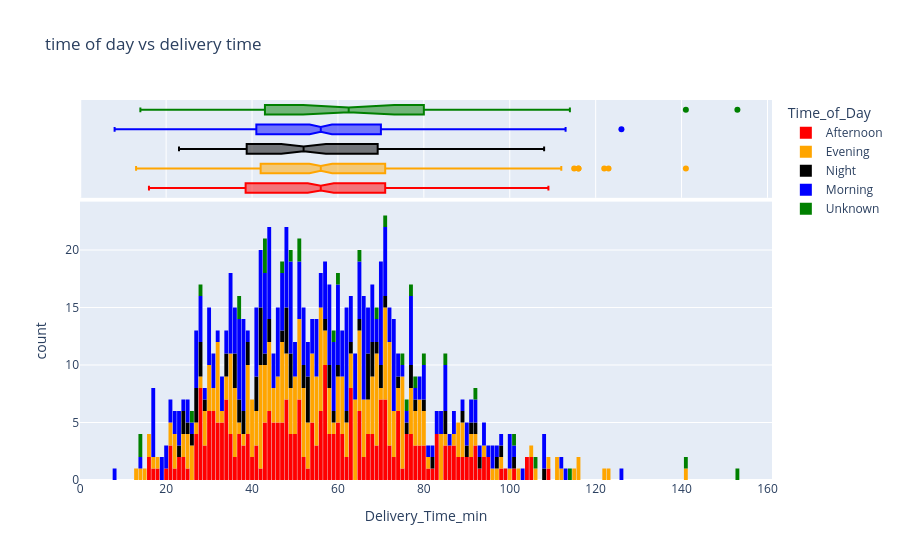

The code cell stored with this chart in its notebook:
### Code cell
fig=px.histogram(ndf,x='Delivery_Time_min',marginal='box',color='Time_of_Day',color_discrete_sequence=['red','orange','black','blue','green'],nbins=146, title='time of day vs delivery time')
fig.update_layout(bargap=0.1)
fig.show()

### Figure 1 — Plotly figure (JSON) as saved in the notebook; plotly's stock layout.template omitted (floating-point values rounded to 4 significant figures; data arrays with more than 128 entries replaced by an {"elided": "..."} marker saying what was removed)
{"data": [{"bingroup": "x", "hovertemplate": "Time_of_Day=Afternoon<br>Delivery_Time_min=%{x}<br>count=%{y}<extra></extra>", "legendgroup": "Afternoon", "marker": {"color": "red", "pattern": {"shape": ""}}, "name": "Afternoon", "nbinsx": 146, "orientation": "v", "showlegend": true, "type": "histogram", "x": {"elided": "284 int values"}, "xaxis": "x", "yaxis": "y"}, {"hovertemplate": "Time_of_Day=Afternoon<br>Delivery_Time_min=%{x}<extra></extra>", "legendgroup": "Afternoon", "marker": {"color": "red"}, "name": "Afternoon", "notched": true, "showlegend": false, "type": "box", "x": {"elided": "284 int values"}, "xaxis": "x2", "yaxis": "y2"}, {"bingroup": "x", "hovertemplate": "Time_of_Day=Evening<br>Delivery_Time_min=%{x}<br>count=%{y}<extra></extra>", "legendgroup": "Evening", "marker": {"color": "orange", "pattern": {"shape": ""}}, "name": "Evening", "nbinsx": 146, "orientation": "v", "showlegend": true, "type": "histogram", "x": {"elided": "293 int values"}, "xaxis": "x", "yaxis": "y"}, {"hovertemplate": "Time_of_Day=Evening<br>Delivery_Time_min=%{x}<extra></extra>", "legendgroup": "Evening", "marker": {"color": "orange"}, "name": "Evening", "notched": true, "showlegend": false, "type": "box", "x": {"elided": "293 int values"}, "xaxis": "x2", "yaxis": "y2"}, {"bingroup": "x", "hovertemplate": "Time_of_Day=Night<br>Delivery_Time_min=%{x}<br>count=%{y}<extra></extra>", "legendgroup": "Night", "marker": {"color": "black", "pattern": {"shape": ""}}, "name": "Night", "nbinsx": 146, "orientation": "v", "showlegend": true, "type": "histogram", "x": [59, 76, 53, 70, 47, 67, 43, 36, 42, 65, 28, 37, 52, 27, 26, 82, 49, 68, 36, 92, 36, 48, 52, 108, 90, 53, 27, 93, 28, 60, 38, 44, 67, 48, 85, 67, 63, 41, 34, 62, 67, 37, 68, 48, 68, 80, 74, 58, 41, 29, 41, 38, 89, 42, 34, 53, 70, 57, 71, 49, 42, 77, 48, 39, 42, 69, 101, 23, 44, 78, 49, 39, 27, 24, 77, 25, 97, 24, 28, 85, 42, 53, 98, 91, 58], "xaxis": "x", "yaxis": "y"}, {"hovertemplate": "Time_of_Day=Night<br>Delivery_Time_min=%{x}<extra></extra>", "legendgroup": "Night", "marker": {"color": "black"}, "name": "Night", "notched": true, "showlegend": false, "type": "box", "x": [59, 76, 53, 70, 47, 67, 43, 36, 42, 65, 28, 37, 52, 27, 26, 82, 49, 68, 36, 92, 36, 48, 52, 108, 90, 53, 27, 93, 28, 60, 38, 44, 67, 48, 85, 67, 63, 41, 34, 62, 67, 37, 68, 48, 68, 80, 74, 58, 41, 29, 41, 38, 89, 42, 34, 53, 70, 57, 71, 49, 42, 77, 48, 39, 42, 69, 101, 23, 44, 78, 49, 39, 27, 24, 77, 25, 97, 24, 28, 85, 42, 53, 98, 91, 58], "xaxis": "x2", "yaxis": "y2"}, {"bingroup": "x", "hovertemplate": "Time_of_Day=Morning<br>Delivery_Time_min=%{x}<br>count=%{y}<extra></extra>", "legendgroup": "Morning", "marker": {"color": "blue", "pattern": {"shape": ""}}, "name": "Morning", "nbinsx": 146, "orientation": "v", "showlegend": true, "type": "histogram", "x": {"elided": "308 int values"}, "xaxis": "x", "yaxis": "y"}, {"hovertemplate": "Time_of_Day=Morning<br>Delivery_Time_min=%{x}<extra></extra>", "legendgroup": "Morning", "marker": {"color": "blue"}, "name": "Morning", "notched": true, "showlegend": false, "type": "box", "x": {"elided": "308 int values"}, "xaxis": "x2", "yaxis": "y2"}, {"bingroup": "x", "hovertemplate": "Time_of_Day=Unknown<br>Delivery_Time_min=%{x}<br>count=%{y}<extra></extra>", "legendgroup": "Unknown", "marker": {"color": "green", "pattern": {"shape": ""}}, "name": "Unknown", "nbinsx": 146, "orientation": "v", "showlegend": true, "type": "histogram", "x": [49, 14, 65, 92, 75, 80, 47, 76, 77, 43, 101, 71, 153, 69, 141, 28, 106, 59, 60, 51, 37, 14, 78, 26, 51, 37, 43, 85, 114, 43], "xaxis": "x", "yaxis": "y"}, {"hovertemplate": "Time_of_Day=Unknown<br>Delivery_Time_min=%{x}<extra></extra>", "legendgroup": "Unknown", "marker": {"color": "green"}, "name": "Unknown", "notched": true, "showlegend": false, "type": "box", "x": [49, 14, 65, 92, 75, 80, 47, 76, 77, 43, 101, 71, 153, 69, 141, 28, 106, 59, 60, 51, 37, 14, 78, 26, 51, 37, 43, 85, 114, 43], "xaxis": "x2", "yaxis": "y2"}], "layout": {"bargap": 0.1, "barmode": "relative", "legend": {"title": {"text": "Time_of_Day"}, "tracegroupgap": 0}, "title": {"text": "time of day vs delivery time"}, "xaxis": {"anchor": "y", "domain": [0, 1], "title": {"text": "Delivery_Time_min"}}, "xaxis2": {"anchor": "y2", "domain": [0, 1], "matches": "x", "showgrid": true, "showticklabels": false}, "yaxis": {"anchor": "x", "domain": [0, 0.7326], "title": {"text": "count"}}, "yaxis2": {"anchor": "x2", "domain": [0.7426, 1], "matches": "y2", "showgrid": false, "showline": false, "showticklabels": false, "ticks": ""}}}
